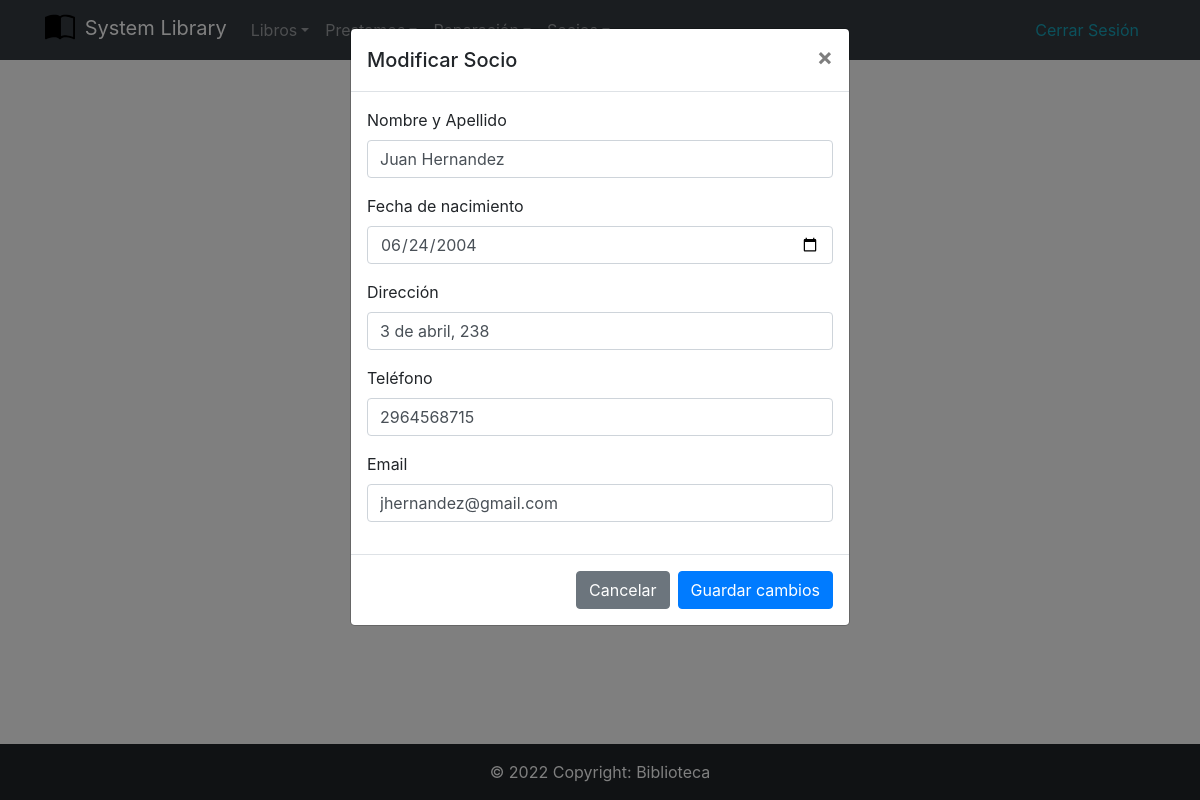
/templates/Socios/ModificarSocio.php?id=1 (signed in), run on the app's committed database.
### tables this page shows
CREATE TABLE `socio` (
  `cod_socio` int(11) NOT NULL AUTO_INCREMENT,
  `nomyape` tinytext,
  `fnacimiento` date DEFAULT NULL,
  `direccion` tinytext,
  `telefono` tinytext,
  `email` tinytext,
  PRIMARY KEY (`cod_socio`)
);

### config/database.php (called while the page is built, shortened)
<?php
function conectarDB() : mysqli {
    $db = mysqli_connect('localhost', 'root', '', 'biblioteca');
    $db->set_charset("utf8");
    return $db;
}
?>

### templates/Socios/ModificarSocio.php (the view, shortened to what this page needs)
<?php include '../../config/funciones.php';
      include '../../config/database.php';
include '../../Header.php';
if(isset($_GET['id'])){
    $cod_socio = $_GET['id'];
    $query = "SELECT * FROM socio WHERE cod_socio = $cod_socio";
    $resultado = mysqli_query(conectarDB(), $query);
    $res = mysqli_fetch_assoc($resultado);
    if($resultado){
        ?>
            <div class="modal fade" id="modelId" tabindex="-1" role="dialog" aria-labelledby="modelTitleId" aria-hidden="true">
                <div class="modal-dialog" role="document">
                    <div class="modal-content">
                        <div class="modal-header">
                            <h5 class="modal-title">Modificar Socio</h5>
                                <button type="button" class="close" data-dismiss="modal" aria-label="Close">
                                    <span aria-hidden="true">&times;</span>
                                </button>
                        </div>
                        <div class="modal-body">
                        <form action="/SystemLybrary/templates/Socios/ModificarSocio.php" method='POST'>
                                <div class="form-group">
                                <label for="nomyape">Nombre y Apellido</label>
                                <input type="text" name="nomyape" id="nomyape" class="form-control" value="<?php echo $res['nomyape'] ?>">
                                </div>
                                <div class="form-group">
                                <label for="fnacimiento">Fecha de nacimiento</label>
                                <input type="date" name="fnacimiento" id="fnacimiento" class="form-control" value="<?php echo $res['fnacimiento'] ?>">
                                </div>
                                <div class="form-group">
                                <label for="direccion">Dirección</label>
                                <input type="text" name="direccion" id="direccion" class="form-control" value="<?php echo $res['direccion'] ?>">
                                </div>
                                <div class="form-group">
                                <label for="telefono">Teléfono</label>
                                <input type="text" name="telefono" id="telefono" class="form-control" value="<?php echo $res['telefono'] ?>">
                                </div>
                                <div class="form-group">
                                <label for="email">Email</label>
                                <input type="email" name="email" id="email" class="form-control" value="<?php echo $res['email'] ?>">
                                </div>
                                </div>
                                <div class="modal-footer">
                                    <a name="" id="" class="btn btn-secondary" href="/SystemLybrary/templates/Socios/ListaSocio.php" role="button">Cancelar</a>
                                    <button type="submit" class="btn btn-primary">Guardar cambios</button>
                                </div>
                    </div>
                </div>
            </div>
        <?php
    }
}
include '../../Footer.php';
?>

### data on the page
socio: nomyape "Juan Hernandez", fnacimiento "06/24/2004", direccion "3 de abril, 238", telefono "2964568715", email "jhernandez@gmail.com"
